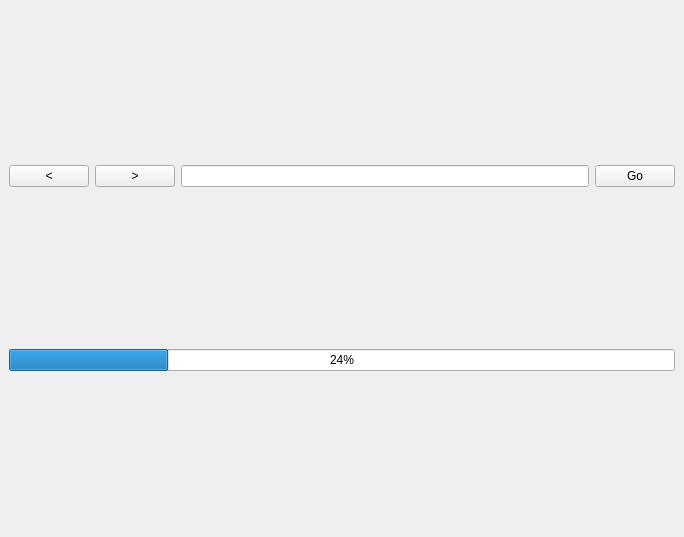
<?xml version="1.0" encoding="UTF-8"?>
<ui version="4.0">
 <class>MainWindow</class>
 <widget class="QMainWindow" name="MainWindow">
  <property name="geometry">
   <rect>
    <x>0</x>
    <y>0</y>
    <width>684</width>
    <height>537</height>
   </rect>
  </property>
  <property name="windowTitle">
   <string>MainWindow</string>
  </property>
  <widget class="QWidget" name="centralwidget">
   <layout class="QVBoxLayout" name="verticalLayout">
    <item>
     <layout class="QHBoxLayout" name="horizontalLayout">
      <item>
       <widget class="QPushButton" name="prevButton">
        <property name="text">
         <string>&lt;</string>
        </property>
       </widget>
      </item>
      <item>
       <widget class="QPushButton" name="nextButton">
        <property name="text">
         <string>&gt;</string>
        </property>
       </widget>
      </item>
      <item>
       <widget class="QLineEdit" name="address"/>
      </item>
      <item>
       <widget class="QPushButton" name="goButton">
        <property name="text">
         <string>Go</string>
        </property>
       </widget>
      </item>
     </layout>
    </item>
    <item>
     <layout class="QHBoxLayout" name="horizontalLayout_2"/>
    </item>
    <item>
     <widget class="QProgressBar" name="progressBar">
      <property name="value">
       <number>24</number>
      </property>
     </widget>
    </item>
   </layout>
  </widget>
 </widget>
 <resources/>
 <connections/>
</ui>
